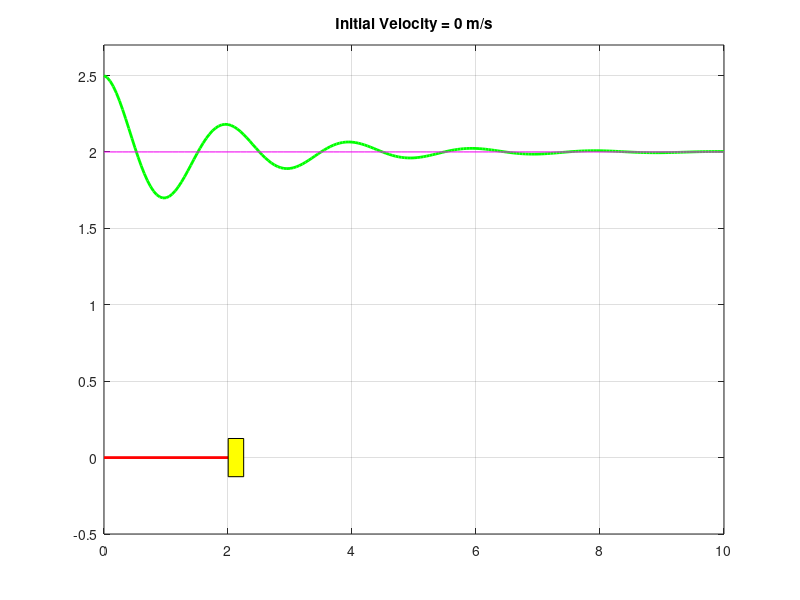

Reproduce this figure in MATLAB.
clc; clearvars;
m = 1;  % Mass(Kg)
k = 10; % Spring Constant
c = 1;  % Drag coefficient

% Time Variable
ts = 10;
dt = 0.05;
t = 0:dt:ts;
% Initial condn
Ls = 2; % Length of spring
x(1) = 0.5; % initial length
xdot(1) = 0;

% Loop
for i = 1:length(t)
    xrange = 0:0.1:10;
    yrange = ones(1, 101)*2;
    xddot = -c/m*xdot(i) - k/m*x(i);    
    xdot(i+1) = xdot(i) + xddot*dt;
    x(i+1) = x(i) + xdot(i+1)*dt;

    plot([0 Ls+x(i)], [0 0],'r', 'LineWidth',2);
    hold on;
    rectangle('Position',[Ls+x(i) -0.125 0.25 0.25], 'FaceColor','y');
    plot(t(1:i), Ls+x(1:i), 'g', 'LineWidth',2);
    plot(xrange, yrange, 'm');
    hold off;
    title('Initial Velocity = 0 m/s');
    axis([0 10 -0.5 2.7]);
    grid on;
    pause(dt);
end
